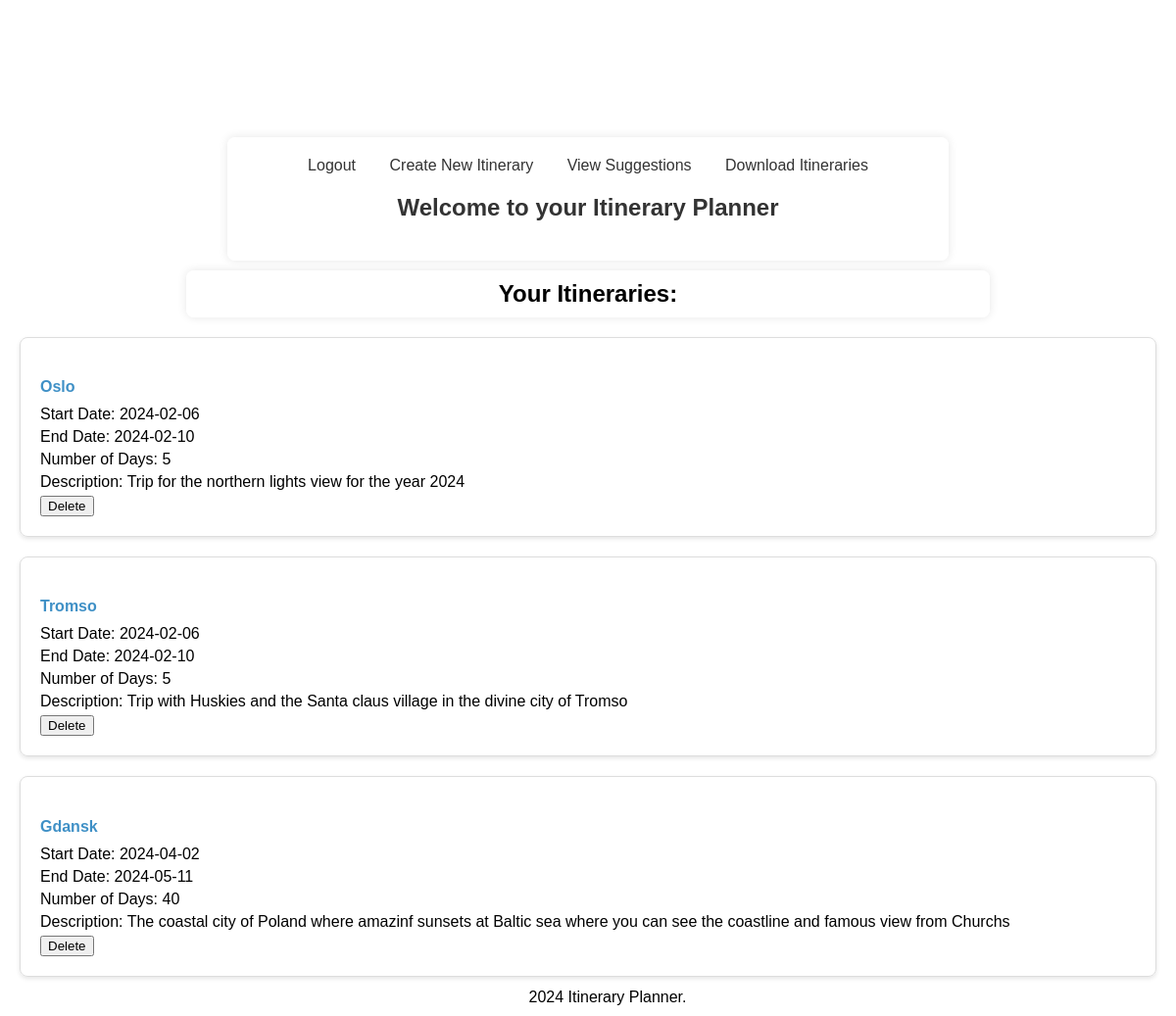
/home (signed in), run on the app's committed database.
### app.py (models this page shows)
class Itinerary(db.Model):
    id = db.Column(db.Integer, primary_key=True)
    user_id = db.Column(db.Integer, db.ForeignKey('user.id'), nullable=False)
    destination = db.Column(db.String(100), nullable=False)
    start_date = db.Column(db.Date, nullable=False)
    end_date = db.Column(db.Date, nullable=False)
    num_days = db.Column(db.Integer, nullable=False)  # New field
    description = db.Column(db.Text, nullable=False)

### app.py (the view)
@app.route('/home')
def home():
    if 'user_id' not in session:
        return redirect(url_for('login'))
    itineraries = Itinerary.query.filter_by(user_id=session['user_id']).all()
    return render_template('home.html', itineraries=itineraries)

### templates/home.html (shortened to what this page needs)
<!DOCTYPE html>
<html>
<head>
    <link rel="stylesheet" type="text/css" href="{{ url_for('static', filename='css/style.css') }}">
</head>
<body>
    <header>
        <h1>Itinerary Planner</h1>
    </header>
    <div class="container">
        <nav>
            <a href="{{ url_for('logout') }}">Logout</a>
            <a href="{{ url_for('create_itinerary') }}">Create New Itinerary</a>
            <a href="{{ url_for('suggestions') }}">View Suggestions</a>
            <a href="{{ url_for('download_itineraries') }}">Download Itineraries</a>
        </nav>
        <h2>Welcome to your Itinerary Planner</h2>
        </div>
        <h3>Your Itineraries:</h3>
        {% if itineraries %}
            {% for itinerary in itineraries %}
                <div class="itinerary">
                    <h4>{{ itinerary.destination }}</h4>
                    <p>Start Date: {{ itinerary.start_date }}</p>
                    <p>End Date: {{ itinerary.end_date }}</p>
                    <p>Number of Days: {{ itinerary.num_days }}</p>
                    <p>Description: {{ itinerary.description }}</p>
                    <form method="POST" action="{{ url_for('delete_itinerary', id=itinerary.id) }}">
                        <input type="submit" value="Delete">
                    </form>
                </div>
            {% endfor %}
        {% else %}
            <p><strong>You don't have any itineraries created yet. <a href="{{ url_for('create_itinerary') }}">Create your itinerary</a></p>
        {% endif %}
    <footer>
        2024 Itinerary Planner.
    </footer>
</body>
</html>

### static/css/style.css (style rules this page uses)
body { font-family: Arial, sans-serif; background-color: #f4f4f4; margin: 0; padding: 0; }
.login-container, .container { max-width: 300px; padding: 16px; margin: 0 auto; border-radius: 4px; box-shadow: 0px 0px 10px 0px rgba(0,0,0,0.1); }
.login-container h2, .container h2 { text-align: center; color: #333; }
.itinerary { background-color: #f9f9f9; padding: 10px; margin-bottom: 10px; border-radius: 4px; }
@media (min-width: 768px) { .container { width: 80%; } }
@media (min-width: 1200px) { .container { width: 60%; } }

### templates/home.html (style rules this page uses)
body { font-family: 'Arial', sans-serif; background: url('https://www.travelandleisure.com/thmb/SUVZlmLz2X0PsCzoF5bAfUaj430=/1500x0/filters:no_upscale():max_bytes(150000):strip_icc()/TAL-header-tignes-france-ski-lift-SNOWSKIEURO0223-eebdc2935b314404981c8135a1721204.jpg') center center fixed; background-size: cover; margin: 0; padding: 20px; }
h3 { text-align: center; color: #000000; font-size: 24px; margin: 10px auto 0; max-width: 800px; background-color: rgba(255, 255, 255, 0.8); padding: 10px; border-radius: 8px; box-shadow: 0 0 10px 0 rgba(0, 0, 0, 0.1); }
.itinerary { background-color: rgba(255,255,255,0.8); border: 1px solid #ddd; border-radius: 8px; padding: 20px; margin: 20px 0; box-shadow: 0 2px 4px rgba(0, 0, 0, 0.1); }
.itinerary h4 { color: #3f90c6; margin-bottom: 10px; }
.itinerary p { margin: 5px 0; color: #000000; }
.container { max-width: 800px; margin: 0 auto; background-color: rgba(255, 255, 255, 0.8); padding: 20px; border-radius: 8px; box-shadow: 0 0 10px 0 rgba(0, 0, 0, 0.1); }
header { text-align: center; background-color: rgba(238,238,238,0); color: #ffffff; padding: 20px; }
nav { text-align: center; margin-bottom: 20px; }
nav a { margin: 0 15px; text-decoration: none; color: #333; transition: color 0.3s ease; }
footer { position: fixed; bottom: 0; width: 100%; text-align: center; padding: 10px 0; background-color: rgba(238,238,238,0); }

### data on the page
Itinerary: destination "Oslo", start_date "2024-02-06", end_date "2024-02-10", num_days "5", description "Trip for the northern lights view for the year 2024"
Itinerary: destination "Tromso", start_date "2024-02-06", end_date "2024-02-10", num_days "5", description "Trip with Huskies and the Santa claus village in the divine city of Tromso"
Itinerary: destination "Gdansk", start_date "2024-04-02", end_date "2024-05-11", num_days "40", description "The coastal city of Poland where amazinf sunsets at Baltic sea where you can see the coastline and famous view from Churchs"
